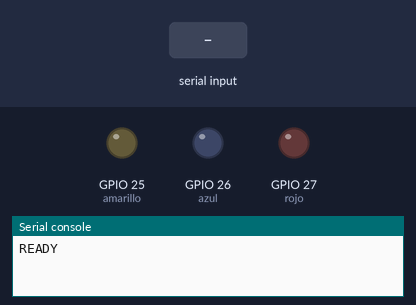
Simulated run of this program. Board: ESP32 board running MicroPython. Parts: output pins drawn as LEDs (lit = HIGH), the last lines printed to the serial console. Dashed ring = blinking. The test bench sets the inputs (shaded band).

Above: at 1.2 s.
1.3 s: "MODE 1" typed at the serial console, then Enter
At 1.7 s:
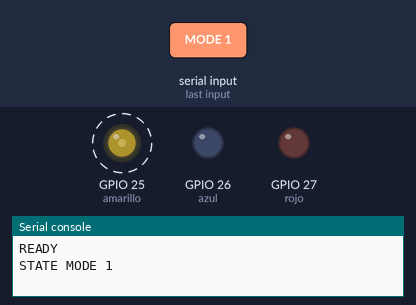
4.3 s: "SET 30" typed at the serial console, then Enter
At 5.2 s:
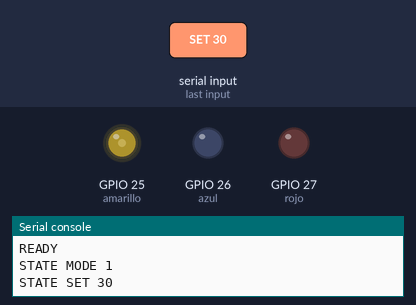
5.8 s: "MODE 2" typed at the serial console, then Enter
At 5.98 s:
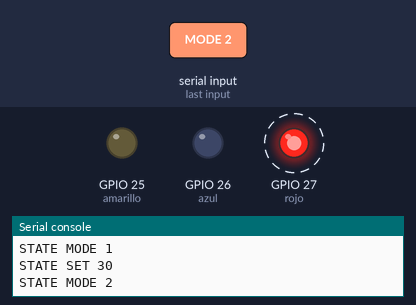
8.8 s: "SET 70" typed at the serial console, then Enter
At 9.6 s:
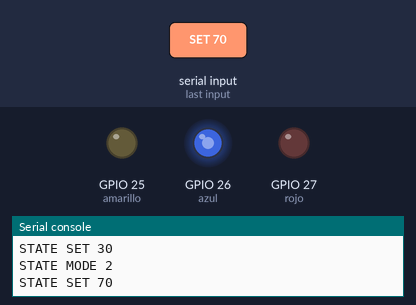
Timing chart, 0 to 11.3 s (numbered marks = the images above; inputs shaded):
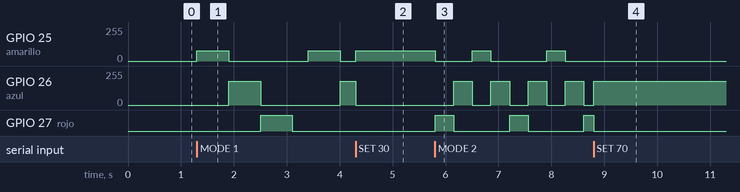

The program:

main.py
```python
"""ESP32 con MicroPython: tres LED y dos secuencias por el USB serial.

Guardar ESTE archivo en la ESP32 como main.py mediante Thonny.
El programa de PC (app.py) se ejecuta en Windows, no en la placa.
"""

from machine import Pin, PWM
import select
import sys
from time import sleep_ms, ticks_diff, ticks_ms


FRECUENCIA_PWM = 5000
PIN_AMARILLO = 25
PIN_AZUL = 26
PIN_ROJO = 27


class ControladorLuces:
    def __init__(self):
        self.amarillo = PWM(Pin(PIN_AMARILLO), freq=FRECUENCIA_PWM)
        self.azul = PWM(Pin(PIN_AZUL), freq=FRECUENCIA_PWM)
        self.rojo = PWM(Pin(PIN_ROJO), freq=FRECUENCIA_PWM)
        self.estado = "OFF"
        self.fase = 0
        self.inicio_fase = ticks_ms()
        self.poner_luces(0, 0, 0)

    @staticmethod
    def poner_porcentaje(pwm, porcentaje):
        # MicroPython reciente: 0..65535. Compatibilidad con ESP32 antiguos: 0..1023.
        if hasattr(pwm, "duty_u16"):
            pwm.duty_u16((porcentaje * 65535 + 50) // 100)
        else:
            pwm.duty((porcentaje * 1023 + 50) // 100)

    def poner_luces(self, amarillo, azul, rojo):
        self.poner_porcentaje(self.amarillo, amarillo)
        self.poner_porcentaje(self.azul, azul)
        self.poner_porcentaje(self.rojo, rojo)

    def mostrar_fase(self):
        if self.estado == "MODE 1":
            niveles = ((30, 0, 0), (0, 70, 0), (0, 0, 100), (0, 0, 0))
        elif self.estado == "MODE 2":
            niveles = ((0, 0, 100), (0, 70, 0), (30, 0, 0), (0, 70, 0))
        else:
            return
        self.poner_luces(*niveles[self.fase])

    def cambiar_estado(self, nuevo):
        self.estado = nuevo
        self.fase = 0
        self.inicio_fase = ticks_ms()
        if nuevo == "SET 30":
            self.poner_luces(30, 0, 0)
        elif nuevo == "SET 70":
            self.poner_luces(0, 70, 0)
        elif nuevo == "SET 100":
            self.poner_luces(0, 0, 100)
        elif nuevo == "MODE 1" or nuevo == "MODE 2":
            self.mostrar_fase()
        else:
            self.poner_luces(0, 0, 0)
        print("STATE " + self.estado)

    def procesar_orden(self, orden):
        if orden == "PING":
            print("PONG")
        elif orden == "STATUS":
            print("STATE " + self.estado)
        elif orden == "STOP" or orden == "SET 0":
            self.cambiar_estado("OFF")
        elif orden in ("SET 30", "SET 70", "SET 100", "MODE 1", "MODE 2"):
            self.cambiar_estado(orden)
        else:
            print("ERR Orden desconocida")

    def actualizar(self, ahora=None):
        if self.estado != "MODE 1" and self.estado != "MODE 2":
            return
        if ahora is None:
            ahora = ticks_ms()
        duracion = 300 if self.estado == "MODE 1" and self.fase == 3 else (
            600 if self.estado == "MODE 1" else 350
        )
        if ticks_diff(ahora, self.inicio_fase) >= duracion:
            self.inicio_fase = ahora
            self.fase = (self.fase + 1) % 4
            self.mostrar_fase()


def ejecutar():
    luces = ControladorLuces()
    puerto = select.poll()
    puerto.register(sys.stdin, select.POLLIN)
    linea = ""
    linea_larga = False
    print("READY")
    try:
        while True:
            # Procesar hasta 32 caracteres disponibles y luego volver a las secuencias.
            for _ in range(32):
                if not puerto.poll(0):
                    break
                caracter = sys.stdin.read(1)
                if caracter == "\r":
                    continue
                if caracter == "\n":
                    if linea_larga:
                        print("ERR Orden demasiado larga")
                    elif linea:
                        luces.procesar_orden(linea)
                    linea = ""
                    linea_larga = False
                elif caracter and not linea_larga:
                    if len(linea) < 31:
                        linea += caracter
                    else:
                        linea_larga = True
            luces.actualizar()
            sleep_ms(5)
    except KeyboardInterrupt:
        luces.cambiar_estado("OFF")
        raise


if __name__ == "__main__":
    ejecutar()
```

Measured:
- after the input at 1.3 s, GPIO 25 (amarillo): alternates 77/255 for 0.60 s and 0/255 for 1.5 s, starting at once; GPIO 26 (azul): 0/255 → 179/255 after 0.60 s, → 0/255 0.60 s later, → 179/255 1.5 s later; GPIO 27 (rojo): LOW → HIGH after 1.2 s, → LOW 0.60 s later
- after the input at 4.3 s, GPIO 25 (amarillo): 0/255 → 77/255 after 0.00 s instead of 1.2 s; GPIO 26 (azul): 179/255 → 0/255 after 0.00 s instead of 0.31 s; GPIO 27 (rojo): stays LOW (without the input it goes to HIGH after 0.31 s)
- after the input at 5.8 s, GPIO 25 (amarillo): goes 0/255 0.70 s, 77/255 0.35 s, 0/255 1.1 s, 77/255 0.35 s, then 0/255, starting at once; GPIO 26 (azul): alternates 179/255 for 0.35 s and 0/255 for 0.35 s, starting after 0.36 s; GPIO 27 (rojo): alternates HIGH for 0.35 s and LOW for 1.1 s, starting at once
- after the input at 8.8 s, GPIO 25 (amarillo): stops changing and stays 0/255
